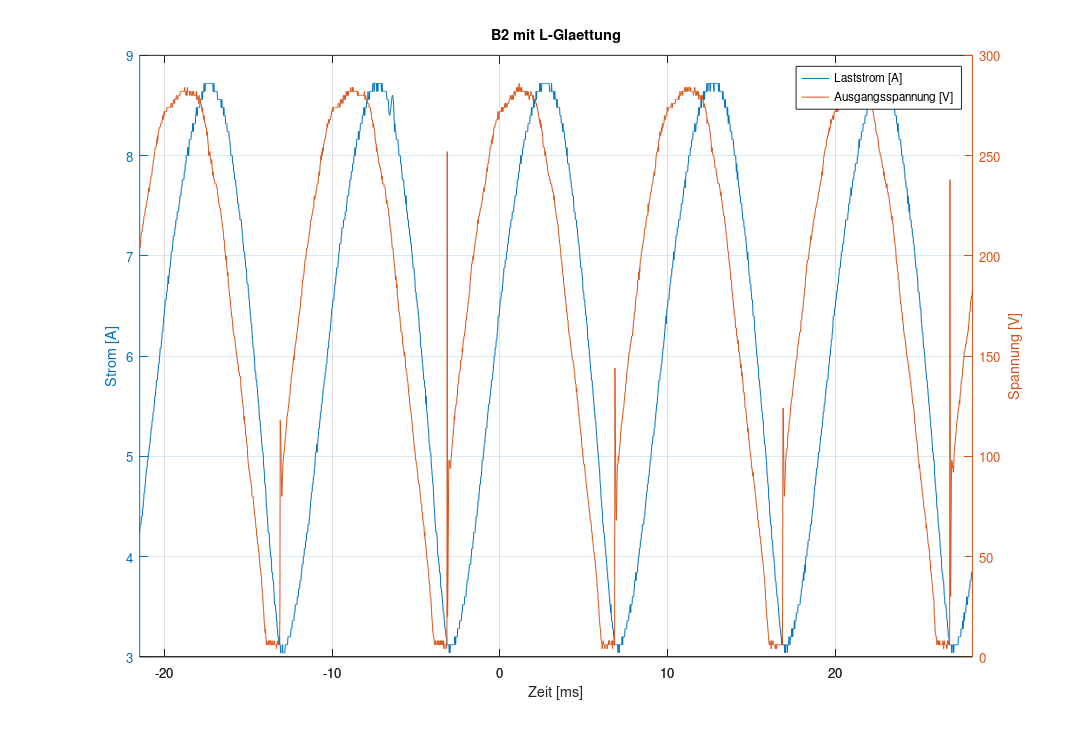

This chart was generated by the following MATLAB code:
% EAT LABOR - Gleichrichter
clear all;
close all;

SHOW_PLOTS      = 1;          % 1 = show all plots
SAVE_PLOTS      = 1;          % 1 = save plots as PDF
PDF_DESTINATION = './plots/';
graphics_toolkit('qt');

% CSV Attributes
HEADERLENGTH  = 16; % length of header in CSV datafiles
TIME          = 4;  % time vector position
VALUE         = 5;  % value vector position

f = 50; % Frequenz [Hz]

% Messung der Induktivität AC
il = [ 5  10];  % [A]
ul = [87 172];  % [V]

% Messung der Induktivität DC
idc = [5    10];        % [A]
udc = [0.86  1.72];     % [V]

rl = mean(udc./idc);    % [Ohm]
zl = mean(ul./il);      % [Ohm]
xl = sqrt(zl^2 - rl^2); % [Ohm]
L = xl/(2*pi*f);        % [H]  

%------------------------------------------------------------------------------
% 6.3.1 Einphasige Brückenschaltung - Ungesteuerter Betrieb

% Messung 1, GR mit Glättung induktiv, Lastposition 16 (27 Ohm Stellwiderstand)
%   CH1:    Laststrom gemessen mit Stromzange 
%   CH2:    Laststrom gemessen mit LEM-Wandler
%   CH3:    DC-Spannung gemessen mit Differentialsonde
%   Ordner: ALL0001

% load channel data
m_01_ch_1 = dlmread('./data/ALL0001/F0001CH1.CSV', ',', 16, 0);
m_01_ch_3 = dlmread('./data/ALL0001/F0001CH3.CSV', ',', 16, 0);

% prepare data correction
mi    = m_01_ch_1(2,TIME) - m_01_ch_1(1,TIME);  % measurement interval
le    = m_01_ch_1(length(m_01_ch_1),TIME);      % last element value
time  = [m_01_ch_1(1,TIME):mi:le];              % correct time

% load data vectors
time_current  = m_01_ch_1(:,TIME);
current       = m_01_ch_1(:,VALUE);
time_voltage  = m_01_ch_3(:,TIME);
voltage       = m_01_ch_3(:,VALUE);

% interpolate corrupt data
current  = interp1(time_current, current, time, 'spline');

hf = figure('visible', 'off');
% set(gcf, 'PaperType', 'A4', 'PaperOrientation', 'landscape', 'PaperPositionMode', 'manual', 'PaperUnits', 'centimeters', 'Paperposition', [1 1 30 20]);
set(gcf, "paperorientation", "landscape");
papersize = [30, 21]/2.54;
set(gcf, "papersize", papersize);
set(gcf, "paperposition", [0.25 0.25, papersize-0.5]);

ax = plotyy(time*1E3, current, time*1E3, voltage);
legend('Laststrom [A]', 'Ausgangsspannung [V]');
title('B2 mit L-Glaettung');
xlabel('Zeit [ms]');
ylabel(ax(1), 'Strom [A]');
ylabel(ax(2), 'Spannung [V]');
grid on;

print(hf, '-dpdf', '-color', strcat(PDF_DESTINATION, '631_01.pdf'));
  
% Messung 2, GR mit Glättung induktiv, Lastposition 11 (27 Ohm Stellwiderstand)
%   CH1:    Laststrom gemessen mit Stromzange 
%   CH2:    Laststrom gemessen mit LEM-Wandler
%   CH3:    DC-Spannung gemessen mit Differentialsonde
%   Ordner: ALL0002

% Messung 3, GR mit Glättung induktiv, Lastposition 6 (27 Ohm Stellwiderstand)
%   CH1:    Laststrom gemessen mit Stromzange 
%   CH2:    Laststrom gemessen mit LEM-Wandler
%   CH3:    DC-Spannung gemessen mit Differentialsonde
%   Ordner: ALL0003

% Messung 4, GR ohne Glättung, Lastposition 16 (27 Ohm Stellwiderstand)
%   CH1:    Laststrom gemessen mit Stromzange 
%   CH2:    Laststrom gemessen mit LEM-Wandler
%   CH3:    DC-Spannung gemessen mit Differentialsonde
%   Ordner: ALL0004

% Messung 5, GR ohne Glättung, Lastposition 11 (27 Ohm Stellwiderstand)
%   CH1:    Laststrom gemessen mit Stromzange 
%   CH2:    Laststrom gemessen mit LEM-Wandler
%   CH3:    DC-Spannung gemessen mit Differentialsonde
%   Ordner: ALL0005

% Messung 6, GR ohne Glättung, Lastposition 6 (27 Ohm Stellwiderstand)
%   CH1:    Laststrom gemessen mit Stromzange 
%   CH2:    Laststrom gemessen mit LEM-Wandler
%   CH3:    DC-Spannung gemessen mit Differentialsonde
%   Ordner: ALL0007 (evtl. ALL0006)

%------------------------------------------------------------------------------
% Einphasige Brückenschaltung - Gesteuerter Betrieb

% Messung 7, GR mit Glättung induktiv, Last = 6A, alpha ca. 0°
%   CH1:    Laststrom gemessen mit Stromzange 
%   CH2:    Zündstrom Thyristor gemessen mit Stromzange
%   CH3:    DC-Spannung gemessen mit Differentialsonde
%   CH4:    Phasenspannung gemessen mit Differentialsonde
%   Ordner: ALL0008

% Messung 8, GR mit Glättung induktiv, Last = 6A, alpha ca. ???° (gerade kein Lücken)
%   CH1:    Laststrom gemessen mit Stromzange 
%   CH2:    Zündstrom Thyristor gemessen mit Stromzange
%   CH3:    DC-Spannung gemessen mit Differentialsonde
%   CH4:    Phasenspannung gemessen mit Differentialsonde
%   Ordner: ALL0010

% Messung 9, GR mit Glättung induktiv, Last = 6A, alpha ca. ???° (Lücken)
%   CH1:    Laststrom gemessen mit Stromzange 
%   CH2:    Zündstrom Thyristor gemessen mit Stromzange
%   CH3:    DC-Spannung gemessen mit Differentialsonde
%   CH4:    Phasenspannung gemessen mit Differentialsonde
%   Ordner: ALL0012

% Messung 10, GR mit Glättung induktiv, Last = 6A, alpha ca. ???° (Lücken)
%   CH1:    Laststrom gemessen mit Stromzange 
%   CH2:    Zündstrom Thyristor gemessen mit Stromzange
%   CH3:    DC-Spannung gemessen mit Differentialsonde
%   CH4:    Phasenspannung gemessen mit Differentialsonde
%   Ordner: ALL0014

% Messung 11, GR mit Glättung induktiv, Last = 6A, alpha ca. 90° (Lücken)
%   CH1:    Laststrom gemessen mit Stromzange 
%   CH2:    Zündstrom Thyristor gemessen mit Stromzange
%   CH3:    DC-Spannung gemessen mit Differentialsonde
%   CH4:    Phasenspannung gemessen mit Differentialsonde
%   Ordner: ALL0015

% Messung 12, GR mit Glättung induktiv, Last = 6A, alpha ca. ???° (Lücken)
%   CH1:    Laststrom gemessen mit Stromzange 
%   CH2:    Zündstrom Thyristor gemessen mit Stromzange
%   CH3:    DC-Spannung gemessen mit Differentialsonde
%   CH4:    Phasenspannung gemessen mit Differentialsonde
%   Ordner: ALL0017

%------------------------------------------------------------------------------
% Kommutierung

%%%%%%%%%%%%%%%%%%%%%%%%%%%%%%%%%%%%%%%%%%%%%%%%%%%%%%%%%%%%%%%%%%%%%%%%%%%%%%%

%------------------------------------------------------------------------------
% Dreiphasige Brückenschaltung - Ungesteuerter Betrieb

% Messung 13, GR mit Glättung induktiv, Lastposition 16 (2x27 Ohm Stellwiderstand)
%   CH1:    Laststrom gemessen mit Stromzange 
%   CH2:    -
%   CH3:    DC-Spannung gemessen mit Differentialsonde
%   CH4:    L1-L2 Spannung gemessen mit Differentialsonde
%   Ordner: ALL0019

% Messung 13, GR mit Glättung induktiv, Lastposition 11 (2x27 Ohm Stellwiderstand)
%   CH1:    Laststrom gemessen mit Stromzange 
%   CH2:    -
%   CH3:    DC-Spannung gemessen mit Differentialsonde
%   CH4:    L1-L2 Spannung gemessen mit Differentialsonde
%   Ordner: ALL0020

% Messung 13, GR mit Glättung induktiv, Lastposition 6 (2x27 Ohm Stellwiderstand)
%   CH1:    Laststrom gemessen mit Stromzange 
%   CH2:    -
%   CH3:    DC-Spannung gemessen mit Differentialsonde
%   CH4:    L1-L2 Spannung gemessen mit Differentialsonde
%   Ordner: ALL0021

% Messung 13, GR mit Glättung induktiv, Lastposition 4 (2x27 Ohm Stellwiderstand)
%   CH1:    Laststrom gemessen mit Stromzange 
%   CH2:    -
%   CH3:    DC-Spannung gemessen mit Differentialsonde
%   CH4:    L1-L2 Spannung gemessen mit Differentialsonde
%   Ordner: ALL0022

%------------------------------------------------------------------------------
% Dreiphasige Brückenschaltung - Gesteuerter Betrieb
%------------------------------------------------------------------------------
% Kommutierung
%------------------------------------------------------------------------------
% Strombegrenzung
%------------------------------------------------------------------------------
% Spannungsbelastung der Halbleiter
%------------------------------------------------------------------------------
% Wechselrichterbetrieb
%------------------------------------------------------------------------------
% Netzrückwirkungen
%------------------------------------------------------------------------------
% Stromoberschwingungen
%------------------------------------------------------------------------------
% Leistungsfaktor
%------------------------------------------------------------------------------
% Kommutierungseinbrüche
%------------------------------------------------------------------------------
% 12-pulsiger Betrieb
%------------------------------------------------------------------------------
% Aktives Oberwellenfilter
